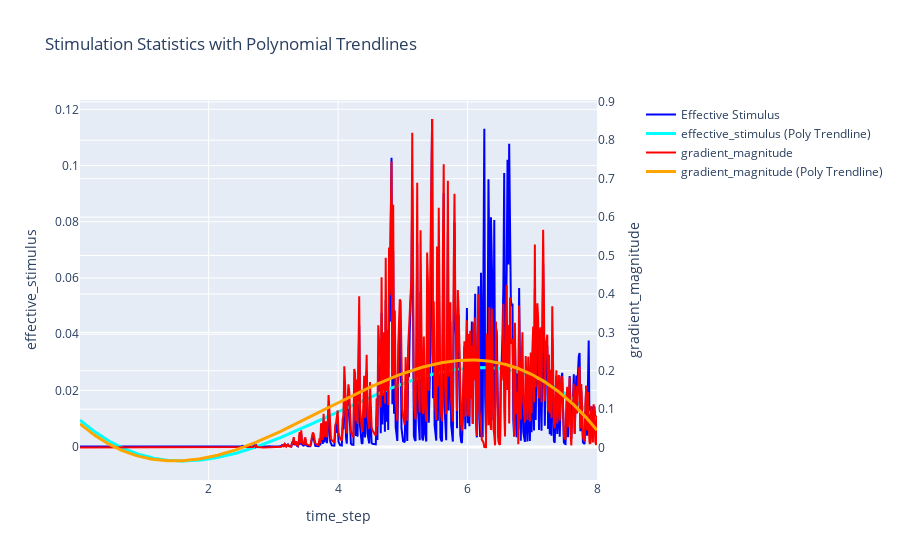

Here is the notebook cell this chart was saved with:
### Code cell
plot_statistics(df, columns = ["time_step", "effective_stimulus", "gradient_magnitude"], polynomial_fit=True, degree=3)

### Figure 1 — Plotly figure (JSON) as saved in the notebook; plotly's stock layout.template omitted (floating-point values rounded to 4 significant figures; data arrays with more than 128 entries replaced by an {"elided": "..."} marker saying what was removed)
{"data": [{"line": {"color": "blue"}, "name": "Effective Stimulus", "type": "scatter", "x": {"elided": "625 float values"}, "xaxis": "x", "y": {"elided": "625 float values"}, "yaxis": "y"}, {"line": {"color": "cyan", "width": 3}, "name": "effective_stimulus (Poly Trendline)", "type": "scatter", "x": {"elided": "625 float values"}, "xaxis": "x", "y": {"elided": "625 float values"}, "yaxis": "y"}, {"line": {"color": "red"}, "name": "gradient_magnitude", "type": "scatter", "x": {"elided": "625 float values"}, "xaxis": "x", "y": {"elided": "625 float values"}, "yaxis": "y2"}, {"line": {"color": "orange", "width": 3}, "name": "gradient_magnitude (Poly Trendline)", "type": "scatter", "x": {"elided": "625 float values"}, "xaxis": "x", "y": {"elided": "625 float values"}, "yaxis": "y2"}], "layout": {"title": {"text": "Stimulation Statistics with Polynomial Trendlines"}, "xaxis": {"anchor": "y", "domain": [0, 0.94], "title": {"text": "time_step"}}, "yaxis": {"anchor": "x", "domain": [0, 1], "title": {"text": "effective_stimulus"}}, "yaxis2": {"anchor": "x", "overlaying": "y", "side": "right", "title": {"text": "gradient_magnitude"}}}}
